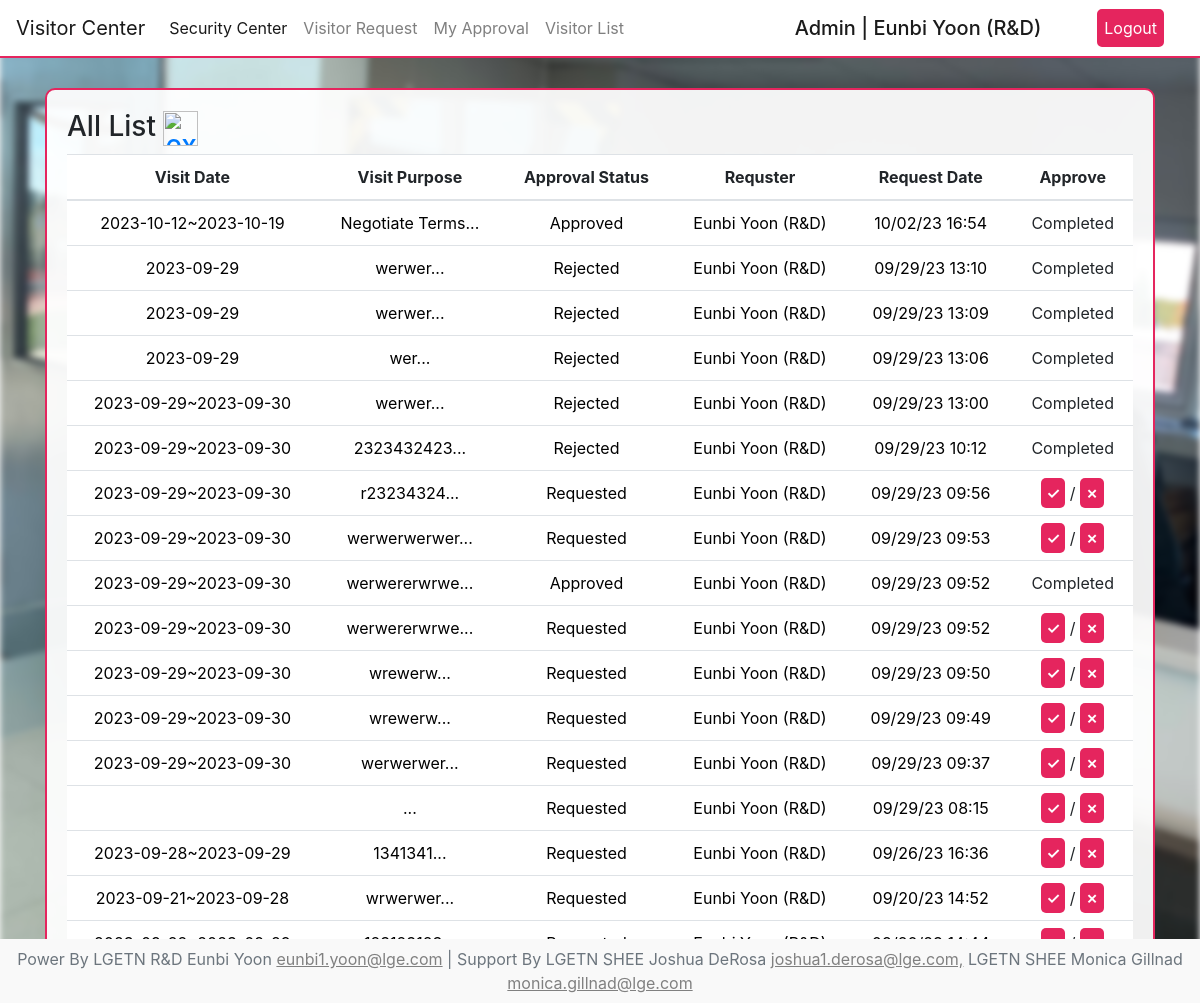
Before: /security/visitor/list (signed in) with the older database file.
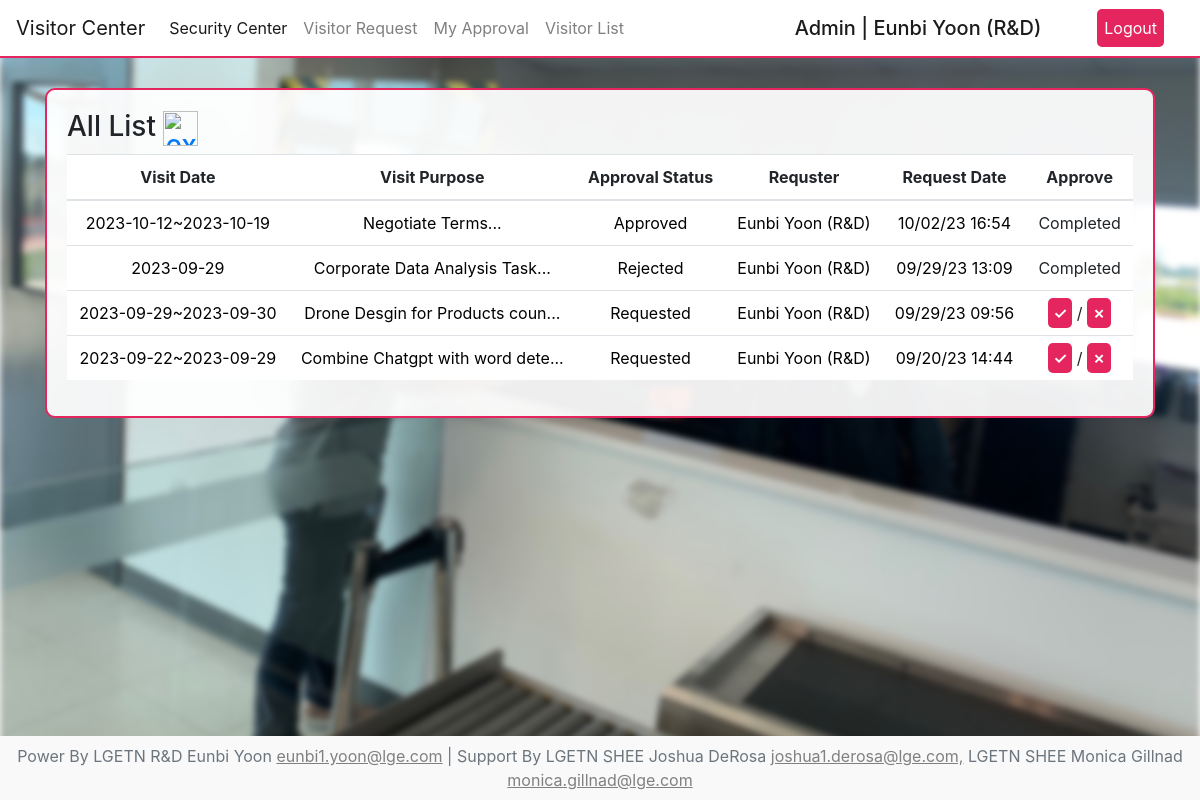
After: the same page with the newer database file.
### visitor/models.py (models this page shows)
class VisitorData(models.Model):
    visitor_name=models.CharField(max_length=255, null=False, blank=False)
    visitor_company=models.CharField(max_length=255, null=False, blank=False)
    start_date=models.CharField(max_length=100, null=False, blank=False)
    end_date=models.CharField(max_length=100, null=True, blank=True)
    visitor_purpose=models.TextField(null=False, blank=False)
    bring_laptop=models.CharField(max_length=255, null=False, blank=False)
    pic_contact=models.CharField(max_length=255, null=True, blank=True)
    register_at=models.DateTimeField(auto_now_add=True)
    remark=models.TextField(null=True, blank=True)
    check_in=models.DateTimeField(null=True, blank=True)
    check_out=models.DateTimeField(null=True, blank=True)
    user=models.ForeignKey(CustomUser, on_delete=models.CASCADE)
    approval_status=models.CharField(max_length=20, default='Requested')

### user/models.py (models this page shows, shortened)
class CustomUser(AbstractUser):
    first_name=models.CharField(max_length=30)
    last_name=models.CharField(max_length=30)
    team_at=models.ForeignKey(Team, on_delete=models.SET_NULL, null=True)
    email=models.EmailField(
        unique=True,
        validators=[
            RegexValidator(
                regex=r'^[a-zA-Z0-9._%+-]+@lge\.com$',
                message='Email address must end with lge.com'
            )
        ]
    )
    myday_credit=models.IntegerField(null=True, blank=True, default=1)

class Team(models.Model):
    team_name=models.CharField(max_length=50)
    team_manager=models.CharField(max_length=50)
    manager_email=models.EmailField(
        unique=True,
        validators=[
            RegexValidator(
                regex=r'^[a-zA-Z0-9._%+-]+@lge\.com$',
                message='Email address must end with lge.com'
            )
    ])
    def __str__(self):
        return self.team_name

### visitor/views.py (the view)
# urls.py: path('list',VlistView,name='Vlist_url'),
@login_required
def VlistView(request):
    try:
        visitor_list=VisitorData.objects.all().order_by('-id')
        context={
            'visitor_list':visitor_list
        }
        return render(request, 'visitor_list.html', context)
    except:
        return render(request,'visitor_list.html')

### visitor/templates/visitor_list.html (shortened to what this page needs)
{% extends 'visitor_base.html' %}
{% block container %}
{% load static %}
  <link rel="stylesheet" href="https://cdn.datatables.net/1.13.6/css/jquery.dataTables.min.css">
  <div class="View text-center">
    <h3 class="list-title text-left">All List <a href="{% url 'Vallexcel_url' %}" class="center"><img width="35" height="35" src="https://img.icons8.com/material-outlined/35/f94040/export-excel.png" alt="export-excel"/></a></h3>
    <table class="table text-center" id="dataTable">
      <thead>
        <tr>
          <th class="text-center">Visit Date</th>
          <th class="text-center">Visit Purpose</th>
          <th class="text-center">Approval Status</th>
          <th class="text-center">Requster</th>
          <th class="text-center">Request Date</th>
          {% if user.is_superuser%}
            <th class="text-center">Approve</th>
          {% endif %}
        </tr>
      </thead>
      <tbody>
        {% for visitor in visitor_list %}
          <tr>
            <td><a href="{% url 'Vdetail_url' visitor.id %}">{{ visitor.start_date }}{% if visitor.end_date %}~{{ visitor.end_date }}{% endif %}</a></td>
            <td><a href="{% url 'Vdetail_url' visitor.id %}">{{ visitor.visitor_purpose|slice:"30" }}...</a></td>
            <td><a href="{% url 'Vdetail_url' visitor.id %}">{{ visitor.approval_status }}</a></td>
            <td><a href="{% url 'Vdetail_url' visitor.id %}">{{ visitor.user.first_name }} {{ visitor.user.last_name }} ({{ visitor.user.team_at }})</a></td>
            <td><a href="{% url 'Vdetail_url' visitor.id %}">{{ visitor.register_at|date:"m/d/y H:i" }}</a></td>
            {% if user.is_superuser %}
              {% if visitor.approval_status == 'Requested' %}
                <td><a class="approval_button" href="{% url 'Vlistapproval_url' visitor.id %}">✓</a> / <a class="approval_button" href="{% url 'Vlistapproval_url' visitor.id %}">✗</a></td>
              {% else %}
                <td>Completed</td>
              {% endif %}
            {% endif %}
          </tr>
        {% endfor %}
      </tbody>
    </table>
  </div>
{% endblock %}

Changed rows visible on the page:
removed VisitorData: start_date "2023-09-29", visitor_purpose "werwer", approval_status "Rejected", user.first_name "Eunbi", user.last_name "Yoon", user.team_at "R&D", register_at "09/29/23 13:10", shows "Completed"
removed VisitorData: start_date "2023-09-29", visitor_purpose "wer", approval_status "Rejected", user.first_name "Eunbi", user.last_name "Yoon", user.team_at "R&D", register_at "09/29/23 13:06", shows "Completed"
removed VisitorData: start_date "2023-09-29", end_date "2023-09-30", visitor_purpose "werwer", approval_status "Rejected", user.first_name "Eunbi", user.last_name "Yoon", user.team_at "R&D", register_at "09/29/23 13:00", shows "Completed"
removed VisitorData: start_date "2023-09-29", end_date "2023-09-30", visitor_purpose "2323432423", approval_status "Rejected", user.first_name "Eunbi", user.last_name "Yoon", user.team_at "R&D", register_at "09/29/23 10:12", shows "Completed"
removed VisitorData: start_date "2023-09-29", end_date "2023-09-30", visitor_purpose "werwerwerwer", approval_status "Requested", user.first_name "Eunbi", user.last_name "Yoon", user.team_at "R&D", register_at "09/29/23 09:53"
removed VisitorData: start_date "2023-09-29", end_date "2023-09-30", visitor_purpose "werwererwrwe", approval_status "Approved", user.first_name "Eunbi", user.last_name "Yoon", user.team_at "R&D", register_at "09/29/23 09:52", shows "Completed"
removed VisitorData: start_date "2023-09-29", end_date "2023-09-30", visitor_purpose "werwererwrwe", approval_status "Requested", user.first_name "Eunbi", user.last_name "Yoon", user.team_at "R&D", register_at "09/29/23 09:52"
removed VisitorData: start_date "2023-09-29", end_date "2023-09-30", visitor_purpose "wrewerw", approval_status "Requested", user.first_name "Eunbi", user.last_name "Yoon", user.team_at "R&D", register_at "09/29/23 09:50"
removed VisitorData: start_date "2023-09-29", end_date "2023-09-30", visitor_purpose "wrewerw", approval_status "Requested", user.first_name "Eunbi", user.last_name "Yoon", user.team_at "R&D", register_at "09/29/23 09:49"
removed VisitorData: start_date "2023-09-29", end_date "2023-09-30", visitor_purpose "werwerwer", approval_status "Requested", user.first_name "Eunbi", user.last_name "Yoon", user.team_at "R&D", register_at "09/29/23 09:37"
removed VisitorData: approval_status "Requested", user.first_name "Eunbi", user.last_name "Yoon", user.team_at "R&D", register_at "09/29/23 08:15"
removed VisitorData: start_date "2023-09-28", end_date "2023-09-29", visitor_purpose "1341341", approval_status "Requested", user.first_name "Eunbi", user.last_name "Yoon", user.team_at "R&D", register_at "09/26/23 16:36"
removed VisitorData: start_date "2023-09-21", end_date "2023-09-28", visitor_purpose "wrwerwer", approval_status "Requested", user.first_name "Eunbi", user.last_name "Yoon", user.team_at "R&D", register_at "09/20/23 14:52"
changed VisitorData "Rejected": visitor_purpose "werwer" → "Corporate Data Analysis Task"
changed VisitorData: visitor_purpose "r23234324" → "Drone Desgin for Products coun"
now on this page (row edited): VisitorData: start_date "2023-09-22", end_date "2023-09-29", visitor_purpose "Combine Chatgpt with word dete", approval_status "Requested", user.first_name "Eunbi", user.last_name "Yoon", user.team_at "R&D", register_at "09/20/23 14:44"
